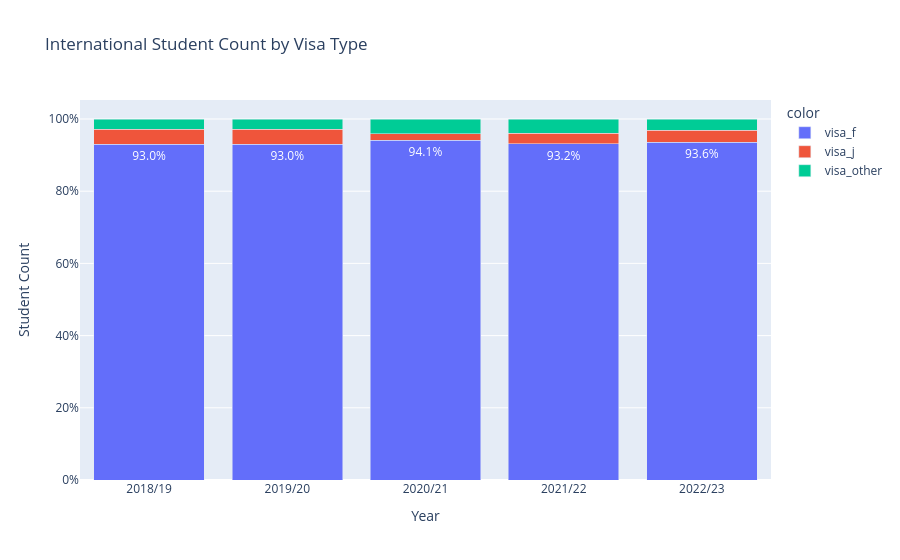

Notebook code for this chart:
### Code cell
import plotly.express as px

viz_df = (
    joined_df
    .unpivot(
        index=['academic_year', 'students'],
        on=cs.contains('visa'),
        variable_name='visa_type',
        value_name='count'
    )
    .with_columns(
        (pl.col('count') / pl.col('students')).alias('percent_of_total')
    )
)

fig = px.bar(
    x=viz_df['academic_year'], 
    y=viz_df['percent_of_total'], 
    color=viz_df['visa_type'], 
    barmode = 'stack',
    text_auto='.1%',
    title='International Student Count by Visa Type',
    labels={
        'x': 'Year',
        'y': 'Student Count'
    },
)

fig.update_layout(
    autosize=True,
    uniformtext_minsize=10, 
    uniformtext_mode='hide',
    yaxis_tickformat = '0%'
)

fig.update_traces(textposition='inside')

fig.show()

### Figure 1 — Plotly figure (JSON) as saved in the notebook; plotly's stock layout.template omitted (floating-point values rounded to 4 significant figures)
{"data": [{"hovertemplate": "color=visa_f<br>Year=%{x}<br>Student Count=%{y}<extra></extra>", "legendgroup": "visa_f", "marker": {"color": "#636efa", "pattern": {"shape": ""}}, "name": "visa_f", "orientation": "v", "showlegend": true, "textposition": "inside", "texttemplate": "%{y:.1%}", "type": "bar", "x": ["2018/19", "2019/20", "2020/21", "2021/22", "2022/23"], "xaxis": "x", "y": [0.93, 0.93, 0.941, 0.932, 0.936], "yaxis": "y"}, {"hovertemplate": "color=visa_j<br>Year=%{x}<br>Student Count=%{y}<extra></extra>", "legendgroup": "visa_j", "marker": {"color": "#EF553B", "pattern": {"shape": ""}}, "name": "visa_j", "orientation": "v", "showlegend": true, "textposition": "inside", "texttemplate": "%{y:.1%}", "type": "bar", "x": ["2018/19", "2019/20", "2020/21", "2021/22", "2022/23"], "xaxis": "x", "y": [0.041, 0.041, 0.018, 0.029, 0.033], "yaxis": "y"}, {"hovertemplate": "color=visa_other<br>Year=%{x}<br>Student Count=%{y}<extra></extra>", "legendgroup": "visa_other", "marker": {"color": "#00cc96", "pattern": {"shape": ""}}, "name": "visa_other", "orientation": "v", "showlegend": true, "textposition": "inside", "texttemplate": "%{y:.1%}", "type": "bar", "x": ["2018/19", "2019/20", "2020/21", "2021/22", "2022/23"], "xaxis": "x", "y": [0.029, 0.029, 0.041, 0.039, 0.031], "yaxis": "y"}], "layout": {"autosize": true, "barmode": "stack", "legend": {"title": {"text": "color"}, "tracegroupgap": 0}, "title": {"text": "International Student Count by Visa Type"}, "uniformtext": {"minsize": 10, "mode": "hide"}, "xaxis": {"anchor": "y", "domain": [0, 1], "title": {"text": "Year"}}, "yaxis": {"anchor": "x", "domain": [0, 1], "tickformat": "0%", "title": {"text": "Student Count"}}}}
